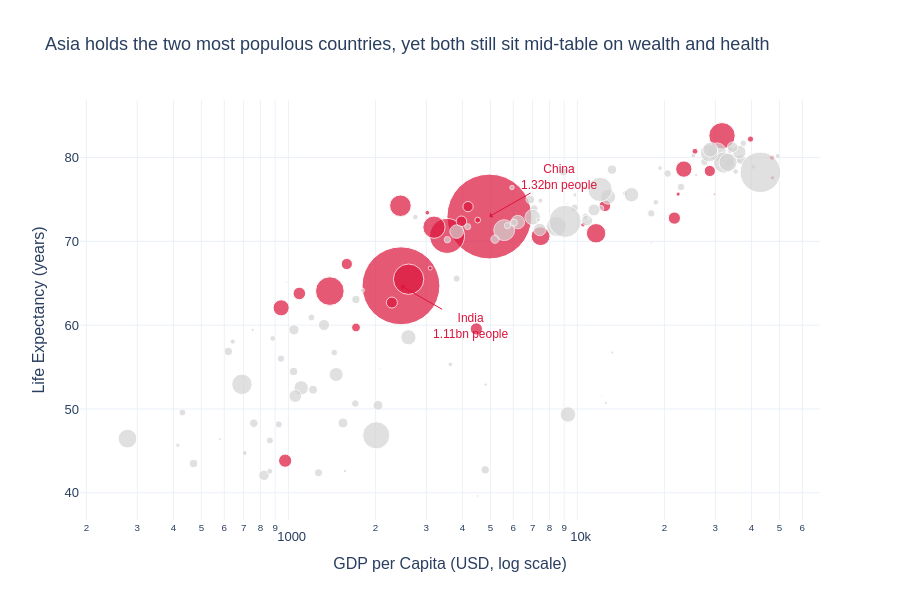

The notebook cell this image was saved under:
### Markdown cell above
## Task 2 — Bubble chart: tell a story

**What to build:** A bubble chart (full 2007 dataset, all countries) where:
- x = GDP per capita (log scale)
- y = life expectancy
- size = population
- colour = ONE continent highlighted (your choice), all others grey
- At least one annotation explaining the highlighted group's story

> This is the grey-and-highlight technique applied to a bubble chart.

### Code cell
# Task 2 — Bubble chart, 2007: grey everything, highlight Asia
import math

df07 = df.loc[df['year'] == 2007]

highlight = 'Asia'
colour_map = {c: ('crimson' if c == highlight else 'lightgrey') for c in df07['continent'].unique()}

fig = px.scatter(
    data_frame=df07, x='gdpPercap', y='lifeExp',
    size='pop', size_max=60,                      # cap bubble size so small countries stay visible
    color='continent', color_discrete_map=colour_map,
    hover_name='country', hover_data={'continent': False},
    log_x=True,                                   # wealth is non-linear
    opacity=0.7,
    labels={'gdpPercap': 'GDP per Capita (USD, log scale)',
            'lifeExp': 'Life Expectancy (years)', 'pop': 'Population'},
    template='plotly_white',
    title='Asia holds the two most populous countries, yet both still sit mid-table on wealth and health',
)

# Annotate the story: the two giants
for country, ax, ay in [('China', 70, -40), ('India', 70, 40)]:
    row = df07[df07['country'] == country].iloc[0]
    fig.add_annotation(
        x=math.log10(row['gdpPercap']), y=row['lifeExp'],
        text=f'{country}<br>{row["pop"] / 1e9:.2f}bn people',
        showarrow=True, arrowhead=1, ax=ax, ay=ay, arrowcolor='crimson',
        font=dict(size=12, family='Arial', color='crimson'),
    )

fig.update_layout(font=dict(family='Arial', size=13), showlegend=False, height=600)
fig.show()

### Figure 1 — Plotly figure (JSON) as saved in the notebook; plotly's stock layout.template omitted (floating-point values rounded to 4 significant figures)
{"data": [{"customdata": [["Asia"], ["Asia"], ["Asia"], ["Asia"], ["Asia"], ["Asia"], ["Asia"], ["Asia"], ["Asia"], ["Asia"], ["Asia"], ["Asia"], ["Asia"], ["Asia"], ["Asia"], ["Asia"], ["Asia"], ["Asia"], ["Asia"], ["Asia"], ["Asia"], ["Asia"], ["Asia"], ["Asia"], ["Asia"], ["Asia"], ["Asia"], ["Asia"], ["Asia"], ["Asia"], ["Asia"], ["Asia"], ["Asia"]], "hovertemplate": "<b>%{hovertext}</b><br><br>GDP per Capita (USD, log scale)=%{x}<br>Life Expectancy (years)=%{y}<br>Population=%{marker.size}<extra></extra>", "hovertext": ["Afghanistan", "Bahrain", "Bangladesh", "Cambodia", "China", "Hong Kong, China", "India", "Indonesia", "Iran", "Iraq", "Israel", "Japan", "Jordan", "Korea, Dem. Rep.", "Korea, Rep.", "Kuwait", "Lebanon", "Malaysia", "Mongolia", "Myanmar", "Nepal", "Oman", "Pakistan", "Philippines", "Saudi Arabia", "Singapore", "Sri Lanka", "Syria", "Taiwan", "Thailand", "Vietnam", "West Bank and Gaza", "Yemen, Rep."], "legendgroup": "Asia", "marker": {"color": "crimson", "opacity": 0.7, "size": [31889923, 708573, 150448339, 14131858, 1318683096, 6980412, 1110396331, 223547000, 69453570, 27499638, 6426679, 127467972, 6053193, 23301725, 49044790, 2505559, 3921278, 24821286, 2874127, 47761980, 28901790, 3204897, 169270617, 91077287, 27601038, 4553009, 20378239, 19314747, 23174294, 65068149, 85262356, 4018332, 22211743], "sizemode": "area", "sizeref": 366300.0, "symbol": "circle"}, "mode": "markers", "name": "Asia", "orientation": "v", "showlegend": true, "type": "scatter", "x": [974.6, 29800.0, 1391.0, 1714.0, 4959.0, 39720.0, 2452.0, 3541.0, 11610.0, 4471.0, 25520.0, 31660.0, 4519.0, 1593.0, 23350.0, 47310.0, 10460.0, 12450.0, 3096.0, 944.0, 1091.0, 22320.0, 2606.0, 3190.0, 21650.0, 47140.0, 3970.0, 4185.0, 28720.0, 7458.0, 2442.0, 3025.0, 2281.0], "xaxis": "x", "y": [43.83, 75.64, 64.06, 59.72, 72.96, 82.21, 64.7, 70.65, 70.96, 59.55, 80.75, 82.6, 72.53, 67.3, 78.62, 77.59, 71.99, 74.24, 66.8, 62.07, 63.78, 75.64, 65.48, 71.69, 72.78, 79.97, 72.4, 74.14, 78.4, 70.62, 74.25, 73.42, 62.7], "yaxis": "y"}, {"customdata": [["Europe"], ["Europe"], ["Europe"], ["Europe"], ["Europe"], ["Europe"], ["Europe"], ["Europe"], ["Europe"], ["Europe"], ["Europe"], ["Europe"], ["Europe"], ["Europe"], ["Europe"], ["Europe"], ["Europe"], ["Europe"], ["Europe"], ["Europe"], ["Europe"], ["Europe"], ["Europe"], ["Europe"], ["Europe"], ["Europe"], ["Europe"], ["Europe"], ["Europe"], ["Europe"]], "hovertemplate": "<b>%{hovertext}</b><br><br>GDP per Capita (USD, log scale)=%{x}<br>Life Expectancy (years)=%{y}<br>Population=%{marker.size}<extra></extra>", "hovertext": ["Albania", "Austria", "Belgium", "Bosnia and Herzegovina", "Bulgaria", "Croatia", "Czech Republic", "Denmark", "Finland", "France", "Germany", "Greece", "Hungary", "Iceland", "Ireland", "Italy", "Montenegro", "Netherlands", "Norway", "Poland", "Portugal", "Romania", "Serbia", "Slovak Republic", "Slovenia", "Spain", "Sweden", "Switzerland", "Turkey", "United Kingdom"], "legendgroup": "Europe", "marker": {"color": "lightgrey", "opacity": 0.7, "size": [3600523, 8199783, 10392226, 4552198, 7322858, 4493312, 10228744, 5468120, 5238460, 61083916, 82400996, 10706290, 9956108, 301931, 4109086, 58147733, 684736, 16570613, 4627926, 38518241, 10642836, 22276056, 10150265, 5447502, 2009245, 40448191, 9031088, 7554661, 71158647, 60776238], "sizemode": "area", "sizeref": 366300.0, "symbol": "circle"}, "mode": "markers", "name": "Europe", "orientation": "v", "showlegend": true, "type": "scatter", "x": [5937.0, 36130.0, 33690.0, 7446.0, 10680.0, 14620.0, 22830.0, 35280.0, 33210.0, 30470.0, 32170.0, 27540.0, 18010.0, 36180.0, 40680.0, 28570.0, 9254.0, 36800.0, 49360.0, 15390.0, 20510.0, 10810.0, 9787.0, 18680.0, 25770.0, 28820.0, 33860.0, 37510.0, 8458.0, 33200.0], "xaxis": "x", "y": [76.42, 79.83, 79.44, 74.85, 73.0, 75.75, 76.49, 78.33, 79.31, 80.66, 79.41, 79.48, 73.34, 81.76, 78.89, 80.55, 74.54, 79.76, 80.2, 75.56, 78.1, 72.48, 74.0, 74.66, 77.93, 80.94, 80.88, 81.7, 71.78, 79.42], "yaxis": "y"}, {"customdata": [["Africa"], ["Africa"], ["Africa"], ["Africa"], ["Africa"], ["Africa"], ["Africa"], ["Africa"], ["Africa"], ["Africa"], ["Africa"], ["Africa"], ["Africa"], ["Africa"], ["Africa"], ["Africa"], ["Africa"], ["Africa"], ["Africa"], ["Africa"], ["Africa"], ["Africa"], ["Africa"], ["Africa"], ["Africa"], ["Africa"], ["Africa"], ["Africa"], ["Africa"], ["Africa"], ["Africa"], ["Africa"], ["Africa"], ["Africa"], ["Africa"], ["Africa"], ["Africa"], ["Africa"], ["Africa"], ["Africa"], ["Africa"], ["Africa"], ["Africa"], ["Africa"], ["Africa"], ["Africa"], ["Africa"], ["Africa"], ["Africa"], ["Africa"], ["Africa"], ["Africa"]], "hovertemplate": "<b>%{hovertext}</b><br><br>GDP per Capita (USD, log scale)=%{x}<br>Life Expectancy (years)=%{y}<br>Population=%{marker.size}<extra></extra>", "hovertext": ["Algeria", "Angola", "Benin", "Botswana", "Burkina Faso", "Burundi", "Cameroon", "Central African Republic", "Chad", "Comoros", "Congo, Dem. Rep.", "Congo, Rep.", "Cote d'Ivoire", "Djibouti", "Egypt", "Equatorial Guinea", "Eritrea", "Ethiopia", "Gabon", "Gambia", "Ghana", "Guinea", "Guinea-Bissau", "Kenya", "Lesotho", "Liberia", "Libya", "Madagascar", "Malawi", "Mali", "Mauritania", "Mauritius", "Morocco", "Mozambique", "Namibia", "Niger", "Nigeria", "Reunion", "Rwanda", "Sao Tome and Principe", "Senegal", "Sierra Leone", "Somalia", "South Africa", "Sudan", "Swaziland", "Tanzania", "Togo", "Tunisia", "Uganda", "Zambia", "Zimbabwe"], "legendgroup": "Africa", "marker": {"color": "lightgrey", "opacity": 0.7, "size": [33333216, 12420476, 8078314, 1639131, 14326203, 8390505, 17696293, 4369038, 10238807, 710960, 64606759, 3800610, 18013409, 496374, 80264543, 551201, 4906585, 76511887, 1454867, 1688359, 22873338, 9947814, 1472041, 35610177, 2012649, 3193942, 6036914, 19167654, 13327079, 12031795, 3270065, 1250882, 33757175, 19951656, 2055080, 12894865, 135031164, 798094, 8860588, 199579, 12267493, 6144562, 9118773, 43997828, 42292929, 1133066, 38139640, 5701579, 10276158, 29170398, 11746035, 12311143], "sizemode": "area", "sizeref": 366300.0, "symbol": "circle"}, "mode": "markers", "name": "Africa", "orientation": "v", "showlegend": true, "type": "scatter", "x": [6223.0, 4797.0, 1441.0, 12570.0, 1217.0, 430.1, 2042.0, 706.0, 1704.0, 986.1, 277.6, 3633.0, 1545.0, 2082.0, 5581.0, 12150.0, 641.4, 690.8, 13210.0, 752.7, 1328.0, 942.7, 579.2, 1463.0, 1569.0, 414.5, 12060.0, 1045.0, 759.3, 1043.0, 1803.0, 10960.0, 3820.0, 823.7, 4811.0, 619.7, 2014.0, 7670.0, 863.1, 1598.0, 1712.0, 862.5, 926.1, 9270.0, 2602.0, 4513.0, 1107.0, 883.0, 7093.0, 1056.0, 1271.0, 469.7], "xaxis": "x", "y": [72.3, 42.73, 56.73, 50.73, 52.3, 49.58, 50.43, 44.74, 50.65, 65.15, 46.46, 55.32, 48.33, 54.79, 71.34, 51.58, 58.04, 52.95, 56.73, 59.45, 60.02, 56.01, 46.39, 54.11, 42.59, 45.68, 73.95, 59.44, 48.3, 54.47, 64.16, 72.8, 71.16, 42.08, 52.91, 56.87, 46.86, 76.44, 46.24, 65.53, 63.06, 42.57, 48.16, 49.34, 58.56, 39.61, 52.52, 58.42, 73.92, 51.54, 42.38, 43.49], "yaxis": "y"}, {"customdata": [["Americas"], ["Americas"], ["Americas"], ["Americas"], ["Americas"], ["Americas"], ["Americas"], ["Americas"], ["Americas"], ["Americas"], ["Americas"], ["Americas"], ["Americas"], ["Americas"], ["Americas"], ["Americas"], ["Americas"], ["Americas"], ["Americas"], ["Americas"], ["Americas"], ["Americas"], ["Americas"], ["Americas"], ["Americas"]], "hovertemplate": "<b>%{hovertext}</b><br><br>GDP per Capita (USD, log scale)=%{x}<br>Life Expectancy (years)=%{y}<br>Population=%{marker.size}<extra></extra>", "hovertext": ["Argentina", "Bolivia", "Brazil", "Canada", "Chile", "Colombia", "Costa Rica", "Cuba", "Dominican Republic", "Ecuador", "El Salvador", "Guatemala", "Haiti", "Honduras", "Jamaica", "Mexico", "Nicaragua", "Panama", "Paraguay", "Peru", "Puerto Rico", "Trinidad and Tobago", "United States", "Uruguay", "Venezuela"], "legendgroup": "Americas", "marker": {"color": "lightgrey", "opacity": 0.7, "size": [40301927, 9119152, 190010647, 33390141, 16284741, 44227550, 4133884, 11416987, 9319622, 13755680, 6939688, 12572928, 8502814, 7483763, 2780132, 108700891, 5675356, 3242173, 6667147, 28674757, 3942491, 1056608, 301139947, 3447496, 26084662], "sizemode": "area", "sizeref": 366300.0, "symbol": "circle"}, "mode": "markers", "name": "Americas", "orientation": "v", "showlegend": true, "type": "scatter", "x": [12780.0, 3822.0, 9066.0, 36320.0, 13170.0, 7007.0, 9645.0, 8948.0, 6025.0, 6873.0, 5728.0, 5186.0, 1202.0, 3548.0, 7321.0, 11980.0, 2749.0, 9809.0, 4173.0, 7409.0, 19330.0, 18010.0, 42950.0, 10610.0, 11420.0], "xaxis": "x", "y": [75.32, 65.55, 72.39, 80.65, 78.55, 72.89, 78.78, 78.27, 72.23, 74.99, 71.88, 70.26, 60.92, 70.2, 72.57, 76.19, 72.9, 75.54, 71.75, 71.42, 78.75, 69.82, 78.24, 76.38, 73.75], "yaxis": "y"}, {"customdata": [["Oceania"], ["Oceania"]], "hovertemplate": "<b>%{hovertext}</b><br><br>GDP per Capita (USD, log scale)=%{x}<br>Life Expectancy (years)=%{y}<br>Population=%{marker.size}<extra></extra>", "hovertext": ["Australia", "New Zealand"], "legendgroup": "Oceania", "marker": {"color": "lightgrey", "opacity": 0.7, "size": [20434176, 4115771], "sizemode": "area", "sizeref": 366300.0, "symbol": "circle"}, "mode": "markers", "name": "Oceania", "orientation": "v", "showlegend": true, "type": "scatter", "x": [34440.0, 25190.0], "xaxis": "x", "y": [81.23, 80.2], "yaxis": "y"}], "layout": {"annotations": [{"arrowcolor": "crimson", "arrowhead": 1, "ax": 70, "ay": -40, "font": {"color": "crimson", "family": "Arial", "size": 12}, "showarrow": true, "text": "China<br>1.32bn people", "x": 3.695, "y": 72.96}, {"arrowcolor": "crimson", "arrowhead": 1, "ax": 70, "ay": 40, "font": {"color": "crimson", "family": "Arial", "size": 12}, "showarrow": true, "text": "India<br>1.11bn people", "x": 3.39, "y": 64.7}], "font": {"family": "Arial", "size": 13}, "height": 600, "legend": {"itemsizing": "constant", "title": {"text": "continent"}, "tracegroupgap": 0}, "showlegend": false, "title": {"text": "Asia holds the two most populous countries, yet both still sit mid-table on wealth and health"}, "xaxis": {"anchor": "y", "domain": [0, 1], "title": {"text": "GDP per Capita (USD, log scale)"}, "type": "log"}, "yaxis": {"anchor": "x", "domain": [0, 1], "title": {"text": "Life Expectancy (years)"}}}}
